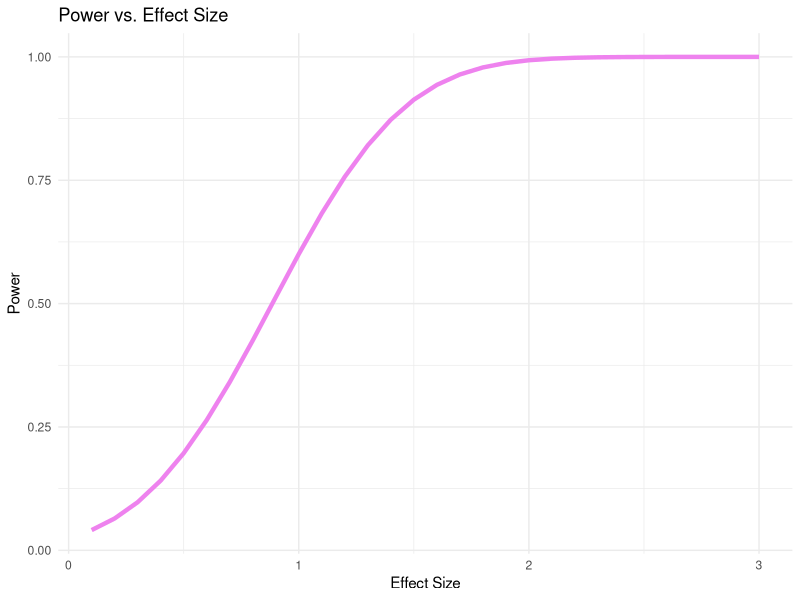
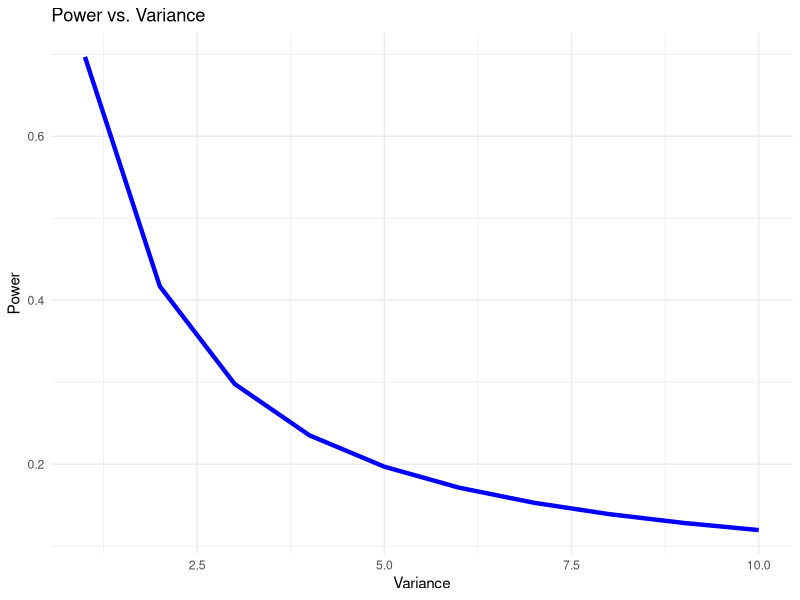
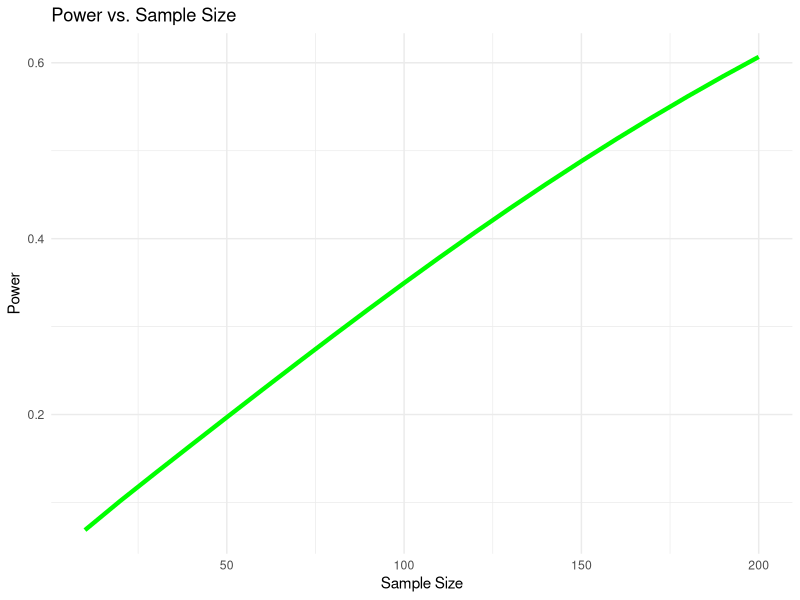

Source code (R) for these figures, in order:
## ---- chunk 1

effect <- seq(0.1, 3, by = 0.1)

variance <- seq(1, 10, by = 1)

sample <- seq(10, 200, by = 10)

effect
variance
sample

## ---- chunk 2

library(tidyverse)
library(stats)

results <- data.frame(effect = numeric(0), var = numeric(0), sample = numeric(0), power = numeric(0))

for (e in effect) {
  for (v in variance) {
    for (n in sample) {
      power_result <- power.t.test(n = n, delta = e, sd = sqrt(v), sig.level = 0.05, type = "two.sample")
      
      results <- rbind(results, data.frame(effect = e, variance = v, sample = n, power = power_result$power))
    }
  }
}

effect_plot <- ggplot(subset(results, variance == 5 & sample == 50), aes(x = effect, y = power)) +
  geom_line(color = "violet", size = 1.5) +
  labs(title = "Power vs. Effect Size", x = "Effect Size", y = "Power") +
  theme_minimal()

variance_plot <- ggplot(subset(results, effect == 0.5 & sample == 50), aes(x = variance, y = power)) +
  geom_line( color = "blue", size = 1.5) +
  labs(title = "Power vs. Variance", x = "Variance", y = "Power") +
  theme_minimal()

sample_plot <- ggplot(subset(results, effect == 0.5 & variance == 5), aes(x = sample, y = power)) +
  geom_line(color = "green", size = 1.5) +
  labs(title = "Power vs. Sample Size", x = "Sample Size", y = "Power") +
  theme_minimal()

print(effect_plot)
print(variance_plot)
print(sample_plot)

## ---- chunk 3

set.seed(1)

reject <- numeric(2000)

for (i in 1:2000) {
  X <- rnorm(n = 20, mean = 5, sd = sqrt(0.1))
  u <- rnorm(n = 20, mean = 0, sd = sqrt(1))
  Y <- 10 + 5*X + u 
  mod <- lm(Y~X)
  p_value <- summary(mod)$coefficients[2,4]
  reject[i] <- p_value < 0.05
}

mean(reject)

## ---- chunk 4

set.seed(123)


for (i in 1:2000) {
  x <- rnorm(n = 100, mean = 5, sd = sqrt(0.1))
  u <- rnorm(n = 100, mean = 0, sd = sqrt(1))
  y <- 10 + 5 * x + u 
  mod <- lm(y~x)
  p_value <- summary(mod)$coefficients[2,4]
  reject[i] <- p_value < 0.05
}

mean(reject)

## ---- chunk 5

